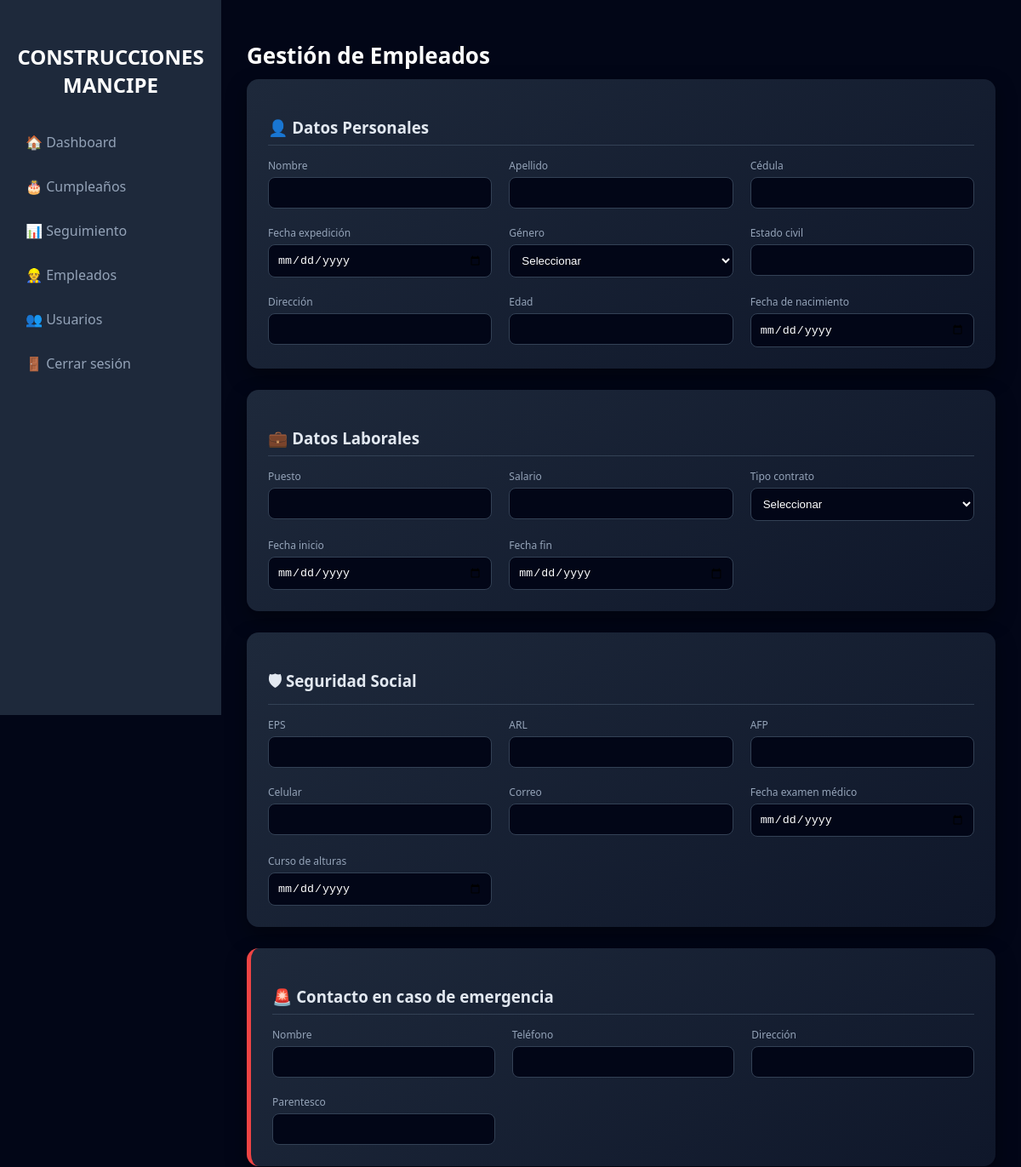
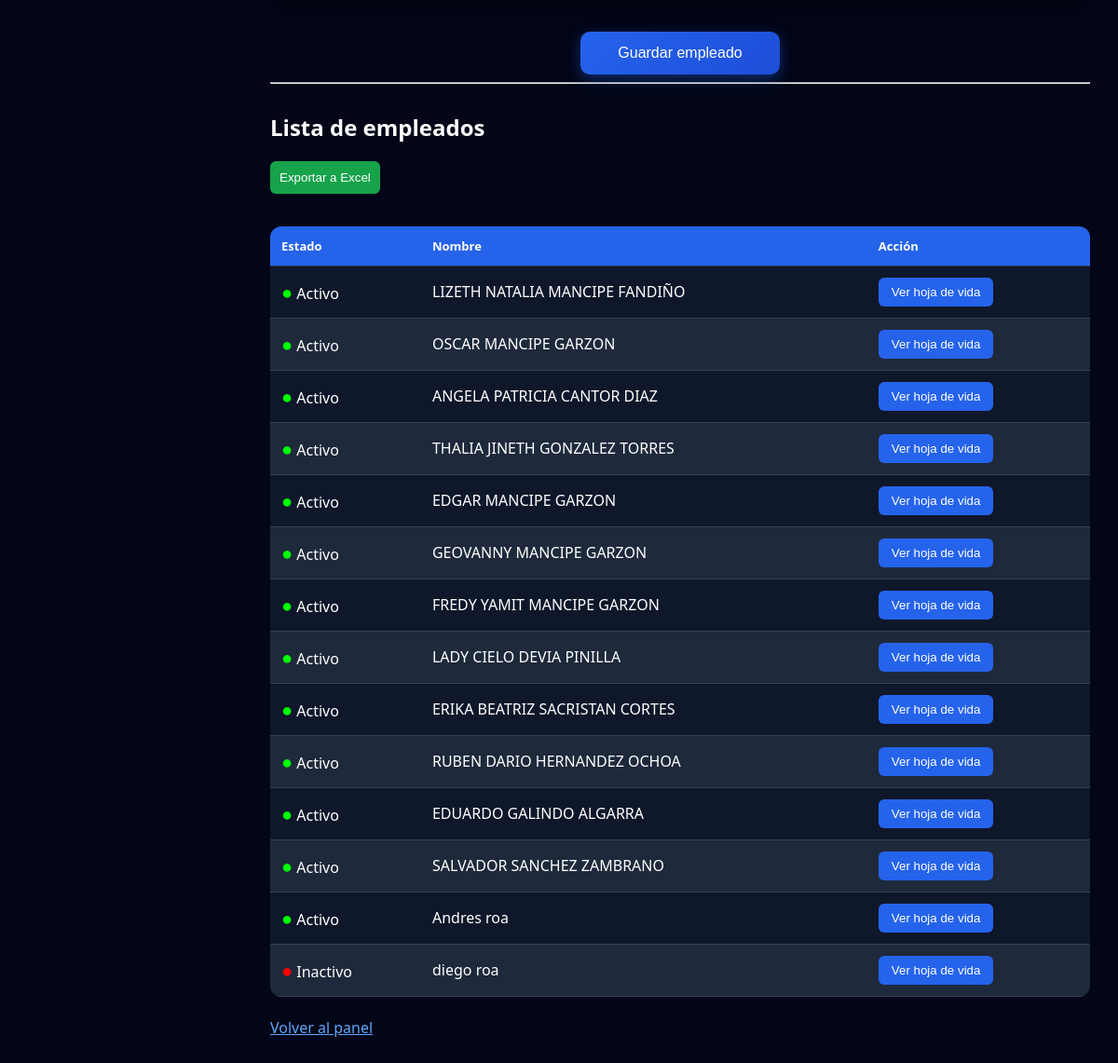
The page /empleados (signed in) on the database its author committed (2 pictures, top to bottom).
### tables this page shows
CREATE TABLE empleados(
        id INTEGER PRIMARY KEY AUTOINCREMENT,
        nombre TEXT,
        apellido TEXT,
        edad INTEGER,
        fecha_nacimiento TEXT,
        puesto TEXT,
        salario REAL,
        fecha_inicio TEXT,
        fecha_fin TEXT,
        eps TEXT,
        arl TEXT,
        celular TEXT,
        correo TEXT,
        estado_contrato TEXT
    , cedula TEXT, fecha_expedicion TEXT, genero TEXT, tipo_contrato TEXT, afp TEXT, fecha_examen_medico TEXT, fecha_curso_alturas TEXT, estado_civil TEXT, direccion TEXT, emergencia_nombre TEXT, emergencia_telefono TEXT, emergencia_direccion TEXT, emergencia_parentesco TEXT);

### app.py (the view, shortened to what this page needs)
@app.route("/empleados", methods=["GET","POST"])
def empleados():
    if "usuario" not in session or session["rol"] not in ["gerencia","superusuario"]:
        return "Acceso denegado"
    conn = sqlite3.connect(DB)
    conn.row_factory = sqlite3.Row
    cursor = conn.cursor()
    if request.method == "POST" and "eliminar" in request.form:
        cursor.execute(
            "DELETE FROM empleados WHERE id=?",
            (request.form["empleado_id"],)
        )
        conn.commit()
    cursor.execute("SELECT * FROM empleados")
    empleados = cursor.fetchall()
    conn.close()
    return render_template("empleados.html", empleados=empleados)

### templates/empleados.html (shortened to what this page needs)
<!DOCTYPE html>
<html>
<head>
<link rel="stylesheet" href="{{ url_for('static', filename='style.css') }}">
</head>
<body class="app-body">
<div class="sidebar">
<h2>CONSTRUCCIONES MANCIPE</h2>
<a href="/dashboard">🏠 Dashboard</a>
<a href="/cumpleanos">🎂 Cumpleaños</a>
<a href="/seguimiento">📊 Seguimiento</a>
{% if session.get("rol") in ["gerencia","superusuario"] %}
<a href="{{ url_for('empleados') }}">👷 Empleados</a>
{% endif %}
{% if session.get("rol") == "superusuario" %}
<a href="{{ url_for('usuarios') }}">👥 Usuarios</a>
{% endif %}
<a href="{{ url_for('logout') }}">🚪 Cerrar sesión</a>
</div>
<div class="container">
<h1>Gestión de Empleados</h1>
<form method="POST">
<div class="form-secciones">
<div class="card-form">
<h3>👤 Datos Personales</h3>
<div class="grid-3">
<div class="campo">
<label>Nombre</label>
<input name="nombre" required>
</div>
<div class="campo">
<label>Apellido</label>
<input name="apellido" required>
</div>
<div class="campo">
<label>Cédula</label>
<input name="cedula">
</div>
<div class="campo">
<label>Fecha expedición</label>
<input type="date" name="fecha_expedicion">
</div>
<div class="campo">
<label>Género</label>
<select name="genero">
<option value="">Seleccionar</option>
</select>
</div>
<div class="campo">
<label>Estado civil</label>
<input name="estado_civil">
</div>
<div class="campo">
<label>Dirección</label>
<input name="direccion">
</div>
<div class="campo">
<label>Edad</label>
<input name="edad">
</div>
<div class="campo">
<label>Fecha de nacimiento</label>
<input type="date" name="fecha_nacimiento">
</div>
</div>
</div>
<div class="card-form">
<h3>💼 Datos Laborales</h3>
<div class="grid-3">
<div class="campo">
<label>Puesto</label>
<input name="puesto">
</div>
<div class="campo">
<label>Salario</label>
<input name="salario">
</div>
<div class="campo">
<label>Tipo contrato</label>
<select name="tipo_contrato">
<option value="">Seleccionar</option>
</select>
</div>
<div class="campo">
<label>Fecha inicio</label>
<input type="date" name="fecha_inicio">
</div>
<div class="campo">
<label>Fecha fin</label>
<input type="date" name="fecha_fin">
</div>
</div>
</div>
<div class="card-form">
<h3>🛡 Seguridad Social</h3>
<div class="grid-3">
<div class="campo">
<label>EPS</label>
<input name="eps">
</div>
<div class="campo">
<label>ARL</label>
<input name="arl">
</div>
<div class="campo">
<label>AFP</label>
<input name="afp">
</div>
<div class="campo">
<label>Celular</label>
<input name="celular">
</div>
<div class="campo">
<label>Correo</label>
<input name="correo">
</div>
<div class="campo">
<label>Fecha examen médico</label>
<input type="date" name="fecha_examen_medico">
</div>
<div class="campo">
<label>Curso de alturas</label>
<input type="date" name="fecha_curso_alturas">
</div>
</div>
</div>
<div class="card-form emergencia">
<h3>🚨 Contacto en caso de emergencia</h3>
<div class="grid-2">
<div class="campo">
<label>Nombre</label>
<input name="emergencia_nombre">
</div>
<div class="campo">
<label>Teléfono</label>
<input name="emergencia_telefono">
</div>
<div class="campo">
<label>Dirección</label>
<input name="emergencia_direccion">
</div>
<div class="campo">
<label>Parentesco</label>
<input name="emergencia_parentesco">
</div>
</div>
</div>
<div class="guardar">
<button name="crear" class="btn-guardar">
Guardar empleado
</button>
</div>
</div>
</form>
<hr>
<h2>Lista de empleados</h2>
<a href="{{ url_for('exportar_empleados') }}">
<button style="margin-bottom:15px;padding:10px;background:#16a34a;color:white;border:none;border-radius:6px;">
Exportar a Excel
</button>
</a>
<table>
<tr>
<th>Estado</th>
<th>Nombre</th>
<th>Acción</th>
</tr>
{% for emp in empleados %}
<tr>
<td>
{% if emp["estado_contrato"] == "Activo" %}
<span style="color:lime;font-size:20px;">●</span>
{% else %}
<span style="color:red;font-size:20px;">●</span>
{% endif %}
{{ emp["estado_contrato"] }}
</td>
<td>
{{ emp["nombre"] }} {{ emp["apellido"] }}
</td>
<td>
<a href="/empleado/{{ emp['id'] }}">
<button>Ver hoja de vida</button>
</a>
</td>
</tr>
{% endfor %}
</table>
<br>
<a href="{{ url_for('dashboard') }}">Volver al panel</a>
</div>
</body>
</html>

### static/style.css (style rules this page uses)
body { margin:0; font-family:'Segoe UI', sans-serif; background:#020617; color:white; }
.sidebar { width:220px; height:100vh; background:#1e293b; position:fixed; padding:20px; }
.sidebar h2 { margin-bottom:30px; text-align:center; }
.sidebar a { display:block; color:#94a3b8; text-decoration:none; margin:10px 0; padding:10px; border-radius:8px; transition:0.3s; }
h1 { margin-bottom:5px; }
form { display:flex; flex-direction:column; }
table { width:100%; border-collapse: collapse; }
th, td { padding:12px; text-align:left; }
th { background:#2563eb; color:white; font-size:13px; }
tr { border-bottom:1px solid #334155; }
tr:nth-child(even) { background:#0f172a; }
.container { margin-left:260px; padding:30px; }
.app-body { background:#020617; }
.form-secciones { display:flex; flex-direction:column; gap:25px; }
.card-form { background:linear-gradient(145deg,#1e293b,#0f172a); padding:25px; border-radius:14px; box-shadow:0 10px 25px rgba(0,0,0,0.4); transition:0.3s; }
.card-form h3 { margin-bottom:15px; border-bottom:1px solid #334155; padding-bottom:8px; color:#e2e8f0; }
.grid-3 { display:grid; grid-template-columns:repeat(auto-fit,minmax(200px,1fr)); gap:20px; }
.grid-2 { display:grid; grid-template-columns:repeat(auto-fit,minmax(200px,1fr)); gap:20px; }
.campo { display:flex; flex-direction:column; gap:5px; }
.campo label { font-size:12px; color:#94a3b8; }
.campo input, .campo select { background:#020617; border:1px solid #334155; padding:10px; border-radius:8px; color:white; transition:0.2s; }
.guardar { text-align:center; margin-top:10px; }
.btn-guardar { background:linear-gradient(135deg,#2563eb,#1d4ed8); padding:14px 40px; border:none; border-radius:10px; color:white; font-size:16px; cursor:pointer; transition:0.3s; box-shadow:0 5px 15px rgba(37,99,235,0.4); }
.emergencia { border-left:5px solid #ef4444; }
table { width:100%; border-collapse:collapse; background:#1e293b; border-radius:12px; overflow:hidden; margin-top:20px; }
th { background:#2563eb; padding:12px; text-align:left; font-size:13px; }
td { padding:12px; border-bottom:1px solid #334155; }
table button { background:#2563eb; border:none; padding:8px 14px; border-radius:6px; color:white; cursor:pointer; transition:0.2s; }
a button { cursor:pointer; transition:0.2s; }
h1 { font-size:26px; margin-bottom:10px; }
h2 { margin-top:30px; }
a { color:#60a5fa; }
input[type="date"] { color-scheme: dark; }
input[type="date"] { background:#020617; color:white; position:relative; }
.campo input[type="date"] { appearance: auto !important; -webkit-appearance: auto !important; background-color:#020617; color:white; color-scheme: dark; }

### rows shown on the page
empleados: estado_contrato "Activo", nombre "LIZETH NATALIA", apellido "MANCIPE FANDIÑO"
empleados: estado_contrato "Activo", nombre "OSCAR", apellido "MANCIPE GARZON"
empleados: estado_contrato "Activo", nombre "ANGELA PATRICIA", apellido "CANTOR DIAZ"
empleados: estado_contrato "Activo", nombre "THALIA JINETH", apellido "GONZALEZ TORRES"
empleados: estado_contrato "Activo", nombre "EDGAR", apellido "MANCIPE GARZON"
empleados: estado_contrato "Activo", nombre "GEOVANNY", apellido "MANCIPE GARZON"
empleados: estado_contrato "Activo", nombre "FREDY YAMIT", apellido "MANCIPE GARZON"
empleados: estado_contrato "Activo", nombre "LADY CIELO", apellido "DEVIA PINILLA"
empleados: estado_contrato "Activo", nombre "ERIKA BEATRIZ", apellido "SACRISTAN CORTES"
empleados: estado_contrato "Activo", nombre "RUBEN DARIO", apellido "HERNANDEZ OCHOA"
empleados: estado_contrato "Activo", nombre "EDUARDO", apellido "GALINDO ALGARRA"
empleados: estado_contrato "Activo", nombre "SALVADOR", apellido "SANCHEZ ZAMBRANO"
empleados: estado_contrato "Activo", nombre "Andres", apellido "roa"
empleados: estado_contrato "Inactivo", nombre "diego", apellido "roa"
